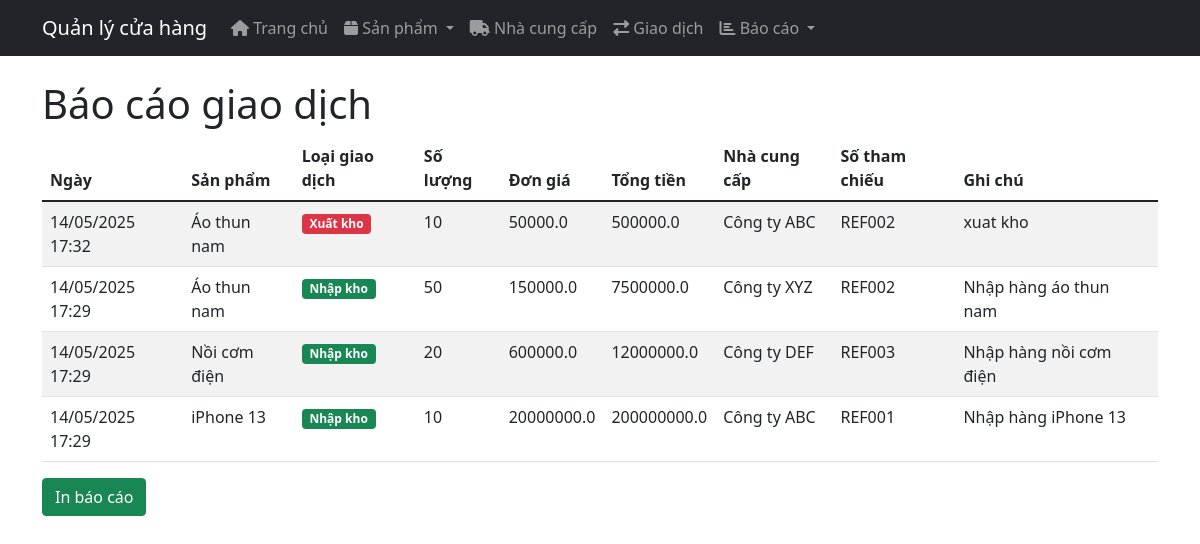
The page /reports/transactions on the database its author committed.
### app.py (models this page shows, shortened)
class Transaction(db.Model):
    id = db.Column(db.Integer, primary_key=True)
    product_id = db.Column(db.Integer, db.ForeignKey('product.id'), nullable=False)
    supplier_id = db.Column(db.Integer, db.ForeignKey('supplier.id'))
    quantity = db.Column(db.Integer, nullable=False)
    transaction_type = db.Column(db.String(10), nullable=False)  # 'in' or 'out'
    unit_price = db.Column(db.Float, nullable=False)
    total_amount = db.Column(db.Float, nullable=False)
    reference_number = db.Column(db.String(50))
    notes = db.Column(db.Text)
    date = db.Column(db.DateTime, default=datetime.utcnow)
    product = db.relationship('Product', backref=db.backref('transactions', lazy=True))
    supplier = db.relationship('Supplier', backref=db.backref('transactions', lazy=True))

class Product(db.Model):
    id = db.Column(db.Integer, primary_key=True)
    name = db.Column(db.String(100), nullable=False)
    sku = db.Column(db.String(50), unique=True, nullable=False)
    description = db.Column(db.Text)
    price = db.Column(db.Float, nullable=False)
    cost_price = db.Column(db.Float, nullable=False)
    quantity = db.Column(db.Integer, default=0)
    min_quantity = db.Column(db.Integer, default=0)
    category_id = db.Column(db.Integer, db.ForeignKey('category.id'), nullable=False)
    image = db.Column(db.String(200))
    created_at = db.Column(db.DateTime, default=datetime.utcnow)
    updated_at = db.Column(db.DateTime, default=datetime.utcnow, onupdate=datetime.utcnow)

class Supplier(db.Model):
    id = db.Column(db.Integer, primary_key=True)
    name = db.Column(db.String(100), nullable=False)
    contact_person = db.Column(db.String(100))
    email = db.Column(db.String(120))
    phone = db.Column(db.String(20))
    address = db.Column(db.Text)
    created_at = db.Column(db.DateTime, default=datetime.utcnow)

### app.py (the view)
@app.route('/reports/transactions')
def transaction_report():
    transactions = Transaction.query.order_by(Transaction.date.desc()).all()
    return render_template('transaction_report.html', transactions=transactions)

### templates/transaction_report.html (shortened to what this page needs)
{% extends "base.html" %}
{% block content %}
<h1>Báo cáo giao dịch</h1>
<div class="table-responsive">
    <table class="table table-striped">
        <thead>
            <tr>
                <th>Ngày</th>
                <th>Sản phẩm</th>
                <th>Loại giao dịch</th>
                <th>Số lượng</th>
                <th>Đơn giá</th>
                <th>Tổng tiền</th>
                <th>Nhà cung cấp</th>
                <th>Số tham chiếu</th>
                <th>Ghi chú</th>
            </tr>
        </thead>
        <tbody>
            {% for transaction in transactions %}
            <tr>
                <td>{{ transaction.date.strftime('%d/%m/%Y %H:%M') }}</td>
                <td>{{ transaction.product.name }}</td>
                <td>
                    {% if transaction.transaction_type == 'in' %}
                    <span class="badge bg-success">Nhập kho</span>
                    {% else %}
                    <span class="badge bg-danger">Xuất kho</span>
                    {% endif %}
                </td>
                <td>{{ transaction.quantity }}</td>
                <td>{{ transaction.unit_price }}</td>
                <td>{{ transaction.total_amount }}</td>
                <td>{{ transaction.supplier.name if transaction.supplier else '-' }}</td>
                <td>{{ transaction.reference_number or '-' }}</td>
                <td>{{ transaction.notes or '-' }}</td>
                <td>
        </td>
            </tr>
            {% endfor %}
        </tbody>
    </table>
</div>
<div class="mb-3">
    <button class="btn btn-success" onclick="printFullReport()">In báo cáo</button>
</div>
{% endblock %}

### rows shown on the page
Transaction: transaction_type "Xuất kho"
Transaction: transaction_type "Nhập kho"
Transaction: transaction_type "Nhập kho"
Transaction: transaction_type "Nhập kho"
